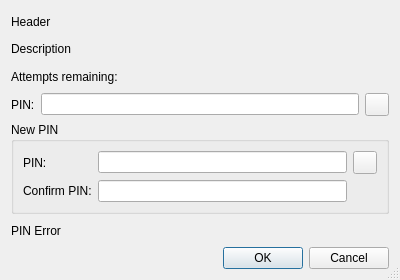
<?xml version="1.0" encoding="UTF-8"?>
<ui version="4.0">
 <class>Fido2PinDialog</class>
 <widget class="QDialog" name="Fido2PinDialog">
  <property name="geometry">
   <rect>
    <x>0</x>
    <y>0</y>
    <width>400</width>
    <height>280</height>
   </rect>
  </property>
  <property name="windowTitle">
   <string>PIN Entry</string>
  </property>
  <property name="sizeGripEnabled">
   <bool>true</bool>
  </property>
  <layout class="QVBoxLayout" name="verticalLayout">
   <item>
    <widget class="QLabel" name="headerLabel">
     <property name="text">
      <string notr="true">Header</string>
     </property>
    </widget>
   </item>
   <item>
    <widget class="QLabel" name="descriptionLabel">
     <property name="text">
      <string notr="true">Description</string>
     </property>
    </widget>
   </item>
   <item>
    <widget class="QWidget" name="remainingWidget" native="true">
     <layout class="QHBoxLayout" name="horizontalLayout_2">
      <property name="leftMargin">
       <number>0</number>
      </property>
      <property name="topMargin">
       <number>0</number>
      </property>
      <property name="rightMargin">
       <number>0</number>
      </property>
      <property name="bottomMargin">
       <number>0</number>
      </property>
      <item>
       <widget class="QLabel" name="label">
        <property name="text">
         <string>Attempts remaining:</string>
        </property>
       </widget>
      </item>
      <item>
       <widget class="QLabel" name="remainingLabel"/>
      </item>
      <item>
       <spacer name="horizontalSpacer">
        <property name="orientation">
         <enum>Qt::Horizontal</enum>
        </property>
        <property name="sizeHint" stdset="0">
         <size>
          <width>251</width>
          <height>20</height>
         </size>
        </property>
       </spacer>
      </item>
     </layout>
    </widget>
   </item>
   <item>
    <layout class="QHBoxLayout" name="horizontalLayout">
     <item>
      <widget class="QLabel" name="pinLabel">
       <property name="text">
        <string>PIN:</string>
       </property>
      </widget>
     </item>
     <item>
      <widget class="QLineEdit" name="pinEdit">
       <property name="toolTip">
        <string>Enter the PIN</string>
       </property>
       <property name="echoMode">
        <enum>QLineEdit::Password</enum>
       </property>
      </widget>
     </item>
     <item>
      <widget class="QToolButton" name="pinButton">
       <property name="toolTip">
        <string>Press to show or hide the PIN.</string>
       </property>
       <property name="checkable">
        <bool>true</bool>
       </property>
      </widget>
     </item>
    </layout>
   </item>
   <item>
    <widget class="QGroupBox" name="newPinGroupBox">
     <property name="title">
      <string>New PIN</string>
     </property>
     <property name="flat">
      <bool>true</bool>
     </property>
     <layout class="QGridLayout" name="gridLayout">
      <item row="0" column="0">
       <widget class="QLabel" name="newPinLabel">
        <property name="text">
         <string>PIN:</string>
        </property>
       </widget>
      </item>
      <item row="1" column="0">
       <widget class="QLabel" name="confirmNewPinLabel">
        <property name="text">
         <string>Confirm PIN:</string>
        </property>
       </widget>
      </item>
      <item row="1" column="1">
       <widget class="QLineEdit" name="confirmNewPinEdit">
        <property name="toolTip">
         <string>Enter the same PIN again.</string>
        </property>
        <property name="echoMode">
         <enum>QLineEdit::Password</enum>
        </property>
       </widget>
      </item>
      <item row="0" column="1">
       <widget class="QLineEdit" name="newPinEdit">
        <property name="toolTip">
         <string>Enter the new PIN</string>
        </property>
        <property name="echoMode">
         <enum>QLineEdit::Password</enum>
        </property>
       </widget>
      </item>
      <item row="0" column="2">
       <widget class="QToolButton" name="newPinButton">
        <property name="toolTip">
         <string>Press to show or hide the new PIN.</string>
        </property>
        <property name="checkable">
         <bool>true</bool>
        </property>
       </widget>
      </item>
     </layout>
    </widget>
   </item>
   <item>
    <widget class="QLabel" name="pinErrorLabel">
     <property name="text">
      <string notr="true">PIN Error</string>
     </property>
     <property name="wordWrap">
      <bool>true</bool>
     </property>
    </widget>
   </item>
   <item>
    <widget class="QDialogButtonBox" name="buttonBox">
     <property name="orientation">
      <enum>Qt::Horizontal</enum>
     </property>
     <property name="standardButtons">
      <set>QDialogButtonBox::Cancel|QDialogButtonBox::Ok</set>
     </property>
    </widget>
   </item>
  </layout>
 </widget>
 <tabstops>
  <tabstop>pinEdit</tabstop>
  <tabstop>newPinEdit</tabstop>
  <tabstop>confirmNewPinEdit</tabstop>
  <tabstop>pinButton</tabstop>
  <tabstop>newPinButton</tabstop>
 </tabstops>
 <resources/>
 <connections>
  <connection>
   <sender>buttonBox</sender>
   <signal>accepted()</signal>
   <receiver>Fido2PinDialog</receiver>
   <slot>accept()</slot>
   <hints>
    <hint type="sourcelabel">
     <x>248</x>
     <y>254</y>
    </hint>
    <hint type="destinationlabel">
     <x>157</x>
     <y>274</y>
    </hint>
   </hints>
  </connection>
  <connection>
   <sender>buttonBox</sender>
   <signal>rejected()</signal>
   <receiver>Fido2PinDialog</receiver>
   <slot>reject()</slot>
   <hints>
    <hint type="sourcelabel">
     <x>316</x>
     <y>260</y>
    </hint>
    <hint type="destinationlabel">
     <x>286</x>
     <y>274</y>
    </hint>
   </hints>
  </connection>
 </connections>
</ui>
